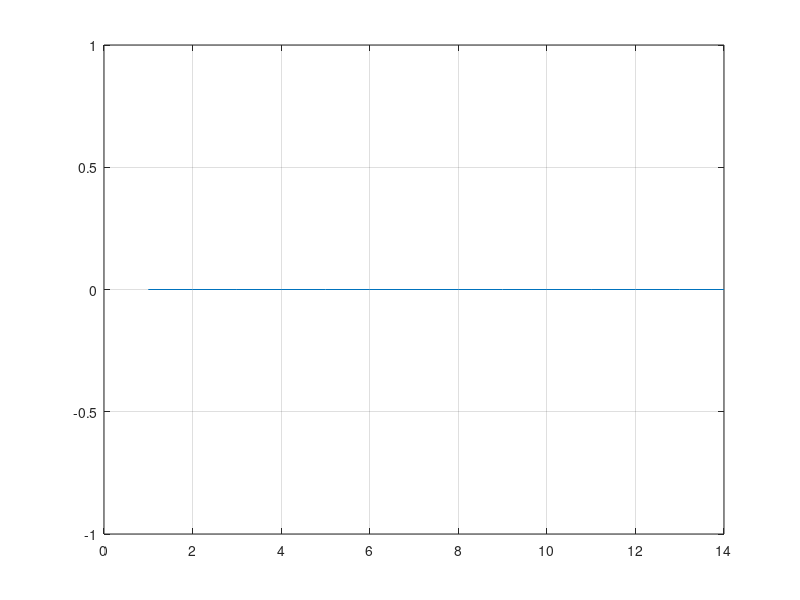

The MATLAB script that drew this image: (Note: this script raises an error after producing the figure.)
clear all;
Nu = 2
Wu = [3 4 5 6];
simtime = 60;
yzad(1:14) = 0;

fig = figure;
czas = 0:1:100-1;
stairs(1:14,yzad);
%stairs(czas, ymod)
%axis([0 simtime 0 1.5]);
hold on;
grid on;
for i = 1:4
    
%                 Definicja parametrow uzywanych w skrypcie

% Wspolczynniki transmitancji dyskretnej
a1 = -1.689;
a0 = 0.7105;
b1 = 0.05164;
b0 = 0.04608;

% Stale wartosci
Lm = [b1 b0];
Mm = [1 a1 a0 0 0 0 0 0 0 0 0 0 0];
simtime = 100; 
tfunc = tf(Lm,Mm,0.5);
timebase = 0:0.5:simtime
s = step(tfunc,timebase);
changetime = 15;
J = 0;

% Parametry do dopasowania
D = 95;
N = 18;
%Nu = 6;
lambda = 4;
steps = 1;
                                    

%             Przygotowanie macierzy oraz sygnalow

u(1:12) = 0;
ymod(1:12) = 0;
yzad(1:14) = 0;
yzad(changetime:simtime) = 1;
dupk = zeros(1, D-1);
M=zeros(N,Nu);
Mp=zeros(N,D-1);

M = fillM(N, Nu, M, s);
Mp = fillMp(N, D, Mp, s);


%                       Wyznaczanie macierzy K

I = eye(Nu);
K = (M'*M+lambda*I)^-1*M';
Ku = K(1,:)*Mp;
Ke = sum(K(1,:));
    
    


    for k = 13:simtime
    ymod(k) = -a1*ymod(k-1)-a0*ymod(k-2)+b1*u(k-11)+b0*u(k-12);
    for j = D-1:-1:2
        dupk(j) = dupk(j-1);
    end
    e(k) = yzad(k)-ymod(k);
    opis = sprintf("k=%d,e(k)=%0.5f",k,e(k));
    duk = Ke*e(k)-Ku*dupk';
    dupk(1) = duk; 
    u(k) = u(k-1)+duk; 
    J = quality(J, k, yzad, ymod);
    end
    
    stairs(czas, ymod);
    Nu = Wu(i);


end
legend('Nu = 2', 'Nu = 3', 'Nu = 4', 'Nu = 5', 'Nu = 6');
hold off;
%                                             Funkcje

function [point] = stablePoint(s)
    differenceReq = 0.01;
    lenReq = 5;
    result = 0;
    for i = 26:length(s)-lenReq
        for j = 0:lenReq-1
            x = s(i+j)
            if abs(x) < differenceReq
                result = result + 1;
            end
        end
        if result == lenReq
            point = i;
            break;
        end
        result = 0; 
    end
end

function [J] = quality(J, k, yzad, ymod)
    J = J+(yzad(k)-ymod(k))^2;
end


function [M] = fillM(N, Nu, M, s)
    for i = 1:N
        for j = 1:Nu
            if(i >= j)
                M(i,j) = s(i-j+1);
            end
        end
    end
end

function [Mp] = fillMp(N, D, Mp, s)
    for i = 1:N
        for j = 1:D-1
            if i+j <= D
                Mp(i,j) = s(i+j)-s(j);
            else
                Mp(i,j) = s(D)-s(j);
            end
        end
    end
end




